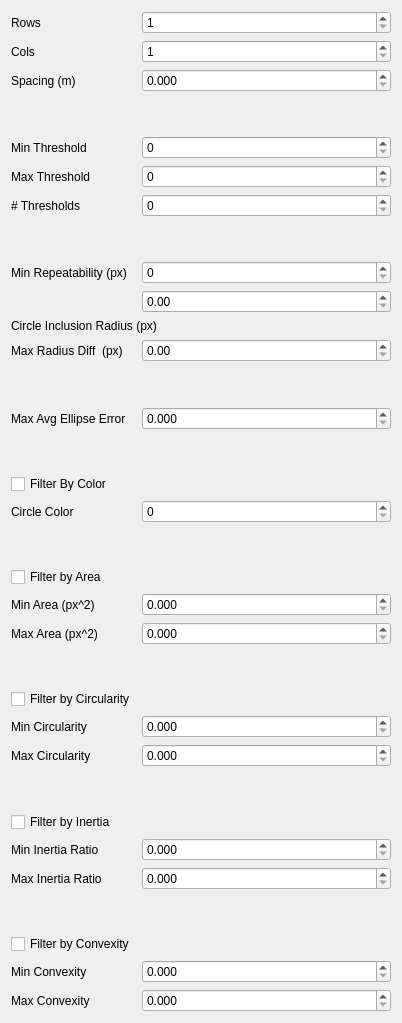
<?xml version="1.0" encoding="UTF-8"?>
<ui version="4.0">
 <class>CircleTarget</class>
 <widget class="QWidget" name="CircleTarget">
  <property name="geometry">
   <rect>
    <x>0</x>
    <y>0</y>
    <width>402</width>
    <height>1023</height>
   </rect>
  </property>
  <property name="windowTitle">
   <string>Form</string>
  </property>
  <layout class="QFormLayout" name="formLayout">
   <item row="0" column="0">
    <widget class="QLabel" name="label">
     <property name="text">
      <string>Rows</string>
     </property>
    </widget>
   </item>
   <item row="0" column="1">
    <widget class="QSpinBox" name="rowSpinBox">
     <property name="minimum">
      <number>1</number>
     </property>
    </widget>
   </item>
   <item row="1" column="0">
    <widget class="QLabel" name="label_2">
     <property name="text">
      <string>Cols</string>
     </property>
    </widget>
   </item>
   <item row="1" column="1">
    <widget class="QSpinBox" name="colSpinBox">
     <property name="minimum">
      <number>1</number>
     </property>
    </widget>
   </item>
   <item row="2" column="0">
    <widget class="QLabel" name="label_3">
     <property name="text">
      <string>Spacing (m)</string>
     </property>
    </widget>
   </item>
   <item row="2" column="1">
    <widget class="QDoubleSpinBox" name="spacingDoubleSpinBox">
     <property name="decimals">
      <number>3</number>
     </property>
     <property name="maximum">
      <double>1000000000.000000000000000</double>
     </property>
    </widget>
   </item>
   <item row="4" column="0">
    <widget class="QLabel" name="label_4">
     <property name="text">
      <string>Min Threshold</string>
     </property>
    </widget>
   </item>
   <item row="4" column="1">
    <widget class="QSpinBox" name="minThreshSpinBox">
     <property name="minimum">
      <number>0</number>
     </property>
     <property name="maximum">
      <number>255</number>
     </property>
    </widget>
   </item>
   <item row="5" column="0">
    <widget class="QLabel" name="label_5">
     <property name="text">
      <string>Max Threshold</string>
     </property>
    </widget>
   </item>
   <item row="5" column="1">
    <widget class="QSpinBox" name="maxThreshSpinBox">
     <property name="minimum">
      <number>0</number>
     </property>
     <property name="maximum">
      <number>255</number>
     </property>
    </widget>
   </item>
   <item row="6" column="0">
    <widget class="QLabel" name="label_6">
     <property name="text">
      <string># Thresholds</string>
     </property>
    </widget>
   </item>
   <item row="6" column="1">
    <widget class="QSpinBox" name="numThreshSpinBox">
     <property name="minimum">
      <number>0</number>
     </property>
     <property name="maximum">
      <number>1000000000</number>
     </property>
    </widget>
   </item>
   <item row="7" column="0">
    <spacer name="verticalSpacer">
     <property name="orientation">
      <enum>Qt::Vertical</enum>
     </property>
     <property name="sizeHint" stdset="0">
      <size>
       <width>20</width>
       <height>40</height>
      </size>
     </property>
    </spacer>
   </item>
   <item row="9" column="0">
    <widget class="QLabel" name="label_7">
     <property name="text">
      <string>Min Repeatability (px)</string>
     </property>
    </widget>
   </item>
   <item row="9" column="1">
    <widget class="QSpinBox" name="minRepeatSpinBox">
     <property name="minimum">
      <number>0</number>
     </property>
     <property name="maximum">
      <number>1000000000</number>
     </property>
    </widget>
   </item>
   <item row="10" column="1">
    <widget class="QDoubleSpinBox" name="circleInclusionRadiusDoubleSpinBox">
     <property name="maximum">
      <double>1000000000.000000000000000</double>
     </property>
    </widget>
   </item>
   <item row="11" column="0" colspan="2">
    <widget class="QLabel" name="label_8">
     <property name="text">
      <string>Circle Inclusion Radius (px)</string>
     </property>
    </widget>
   </item>
   <item row="12" column="0">
    <widget class="QLabel" name="label_9">
     <property name="text">
      <string>Max Radius Diff  (px)</string>
     </property>
    </widget>
   </item>
   <item row="12" column="1">
    <widget class="QDoubleSpinBox" name="maxRadiusDiffDoubleSpinBox">
     <property name="maximum">
      <double>1000000000.000000000000000</double>
     </property>
    </widget>
   </item>
   <item row="13" column="0">
    <spacer name="verticalSpacer_2">
     <property name="orientation">
      <enum>Qt::Vertical</enum>
     </property>
     <property name="sizeHint" stdset="0">
      <size>
       <width>20</width>
       <height>40</height>
      </size>
     </property>
    </spacer>
   </item>
   <item row="14" column="0">
    <widget class="QLabel" name="label_10">
     <property name="text">
      <string>Max Avg Ellipse Error</string>
     </property>
    </widget>
   </item>
   <item row="14" column="1">
    <widget class="QDoubleSpinBox" name="maxAvgEllipseErrorDoubleSpinBox">
     <property name="decimals">
      <number>3</number>
     </property>
     <property name="maximum">
      <double>1.000000000000000</double>
     </property>
    </widget>
   </item>
   <item row="15" column="0">
    <spacer name="verticalSpacer_3">
     <property name="orientation">
      <enum>Qt::Vertical</enum>
     </property>
     <property name="sizeHint" stdset="0">
      <size>
       <width>20</width>
       <height>40</height>
      </size>
     </property>
    </spacer>
   </item>
   <item row="16" column="0">
    <widget class="QCheckBox" name="filterByColorCheckBox">
     <property name="text">
      <string>Filter By Color</string>
     </property>
    </widget>
   </item>
   <item row="16" column="1">
    <spacer name="horizontalSpacer">
     <property name="orientation">
      <enum>Qt::Horizontal</enum>
     </property>
     <property name="sizeHint" stdset="0">
      <size>
       <width>220</width>
       <height>20</height>
      </size>
     </property>
    </spacer>
   </item>
   <item row="17" column="0">
    <widget class="QLabel" name="label_12">
     <property name="text">
      <string>Circle Color</string>
     </property>
    </widget>
   </item>
   <item row="17" column="1">
    <widget class="QSpinBox" name="colorSpinBox">
     <property name="minimum">
      <number>0</number>
     </property>
     <property name="maximum">
      <number>255</number>
     </property>
    </widget>
   </item>
   <item row="18" column="0">
    <spacer name="verticalSpacer_4">
     <property name="orientation">
      <enum>Qt::Vertical</enum>
     </property>
     <property name="sizeHint" stdset="0">
      <size>
       <width>20</width>
       <height>40</height>
      </size>
     </property>
    </spacer>
   </item>
   <item row="19" column="0">
    <widget class="QCheckBox" name="filterByAreaCheckBox">
     <property name="text">
      <string>Filter by Area</string>
     </property>
    </widget>
   </item>
   <item row="19" column="1">
    <spacer name="horizontalSpacer_2">
     <property name="orientation">
      <enum>Qt::Horizontal</enum>
     </property>
     <property name="sizeHint" stdset="0">
      <size>
       <width>220</width>
       <height>20</height>
      </size>
     </property>
    </spacer>
   </item>
   <item row="20" column="0">
    <widget class="QLabel" name="label_14">
     <property name="text">
      <string>Min Area (px^2)</string>
     </property>
    </widget>
   </item>
   <item row="20" column="1">
    <widget class="QDoubleSpinBox" name="minAreaDoubleSpinBox">
     <property name="decimals">
      <number>3</number>
     </property>
     <property name="maximum">
      <double>1000000000.000000000000000</double>
     </property>
    </widget>
   </item>
   <item row="21" column="0">
    <widget class="QLabel" name="label_15">
     <property name="text">
      <string>Max Area (px^2)</string>
     </property>
    </widget>
   </item>
   <item row="21" column="1">
    <widget class="QDoubleSpinBox" name="maxAreaDoubleSpinBox">
     <property name="decimals">
      <number>3</number>
     </property>
     <property name="maximum">
      <double>1000000000.000000000000000</double>
     </property>
    </widget>
   </item>
   <item row="24" column="0">
    <widget class="QCheckBox" name="filterByCircularityCheckBox">
     <property name="text">
      <string>Filter by Circularity</string>
     </property>
    </widget>
   </item>
   <item row="24" column="1">
    <spacer name="horizontalSpacer_4">
     <property name="orientation">
      <enum>Qt::Horizontal</enum>
     </property>
     <property name="sizeHint" stdset="0">
      <size>
       <width>142</width>
       <height>20</height>
      </size>
     </property>
    </spacer>
   </item>
   <item row="25" column="0">
    <widget class="QLabel" name="label_17">
     <property name="text">
      <string>Min Circularity</string>
     </property>
    </widget>
   </item>
   <item row="25" column="1">
    <widget class="QDoubleSpinBox" name="minCircularityDoubleSpinBox">
     <property name="decimals">
      <number>3</number>
     </property>
     <property name="maximum">
      <double>1000000000.000000000000000</double>
     </property>
    </widget>
   </item>
   <item row="26" column="0">
    <widget class="QLabel" name="label_18">
     <property name="text">
      <string>Max Circularity</string>
     </property>
    </widget>
   </item>
   <item row="26" column="1">
    <widget class="QDoubleSpinBox" name="maxCircularityDoubleSpinBox">
     <property name="decimals">
      <number>3</number>
     </property>
     <property name="maximum">
      <double>1000000000.000000000000000</double>
     </property>
    </widget>
   </item>
   <item row="28" column="0">
    <widget class="QCheckBox" name="filterByInertiaCheckBox">
     <property name="text">
      <string>Filter by Inertia</string>
     </property>
    </widget>
   </item>
   <item row="28" column="1">
    <spacer name="horizontalSpacer_3">
     <property name="orientation">
      <enum>Qt::Horizontal</enum>
     </property>
     <property name="sizeHint" stdset="0">
      <size>
       <width>142</width>
       <height>20</height>
      </size>
     </property>
    </spacer>
   </item>
   <item row="29" column="0">
    <widget class="QLabel" name="label_20">
     <property name="text">
      <string>Min Inertia Ratio</string>
     </property>
    </widget>
   </item>
   <item row="29" column="1">
    <widget class="QDoubleSpinBox" name="minInertiaSpinBox">
     <property name="decimals">
      <number>3</number>
     </property>
     <property name="maximum">
      <double>1000000000.000000000000000</double>
     </property>
    </widget>
   </item>
   <item row="30" column="0">
    <widget class="QLabel" name="label_21">
     <property name="text">
      <string>Max Inertia Ratio</string>
     </property>
    </widget>
   </item>
   <item row="30" column="1">
    <widget class="QDoubleSpinBox" name="maxInertiaSpinBox">
     <property name="decimals">
      <number>3</number>
     </property>
     <property name="maximum">
      <double>1000000000.000000000000000</double>
     </property>
    </widget>
   </item>
   <item row="32" column="0">
    <widget class="QCheckBox" name="filterByConvexityCheckBox">
     <property name="text">
      <string>Filter by Convexity</string>
     </property>
    </widget>
   </item>
   <item row="32" column="1">
    <spacer name="horizontalSpacer_5">
     <property name="orientation">
      <enum>Qt::Horizontal</enum>
     </property>
     <property name="sizeHint" stdset="0">
      <size>
       <width>142</width>
       <height>20</height>
      </size>
     </property>
    </spacer>
   </item>
   <item row="33" column="0">
    <widget class="QLabel" name="label_23">
     <property name="text">
      <string>Min Convexity</string>
     </property>
    </widget>
   </item>
   <item row="33" column="1">
    <widget class="QDoubleSpinBox" name="minConvexitySpinBox">
     <property name="decimals">
      <number>3</number>
     </property>
     <property name="maximum">
      <double>1000000000.000000000000000</double>
     </property>
    </widget>
   </item>
   <item row="34" column="0">
    <widget class="QLabel" name="label_24">
     <property name="text">
      <string>Max Convexity</string>
     </property>
    </widget>
   </item>
   <item row="34" column="1">
    <widget class="QDoubleSpinBox" name="maxConvexitySpinBox">
     <property name="decimals">
      <number>3</number>
     </property>
     <property name="maximum">
      <double>1000000000.000000000000000</double>
     </property>
    </widget>
   </item>
   <item row="23" column="0">
    <spacer name="verticalSpacer_5">
     <property name="orientation">
      <enum>Qt::Vertical</enum>
     </property>
     <property name="sizeHint" stdset="0">
      <size>
       <width>20</width>
       <height>40</height>
      </size>
     </property>
    </spacer>
   </item>
   <item row="27" column="0">
    <spacer name="verticalSpacer_6">
     <property name="orientation">
      <enum>Qt::Vertical</enum>
     </property>
     <property name="sizeHint" stdset="0">
      <size>
       <width>20</width>
       <height>40</height>
      </size>
     </property>
    </spacer>
   </item>
   <item row="31" column="0">
    <spacer name="verticalSpacer_7">
     <property name="orientation">
      <enum>Qt::Vertical</enum>
     </property>
     <property name="sizeHint" stdset="0">
      <size>
       <width>20</width>
       <height>40</height>
      </size>
     </property>
    </spacer>
   </item>
   <item row="3" column="0">
    <spacer name="verticalSpacer_8">
     <property name="orientation">
      <enum>Qt::Vertical</enum>
     </property>
     <property name="sizeHint" stdset="0">
      <size>
       <width>20</width>
       <height>40</height>
      </size>
     </property>
    </spacer>
   </item>
  </layout>
 </widget>
 <resources/>
 <connections/>
</ui>
